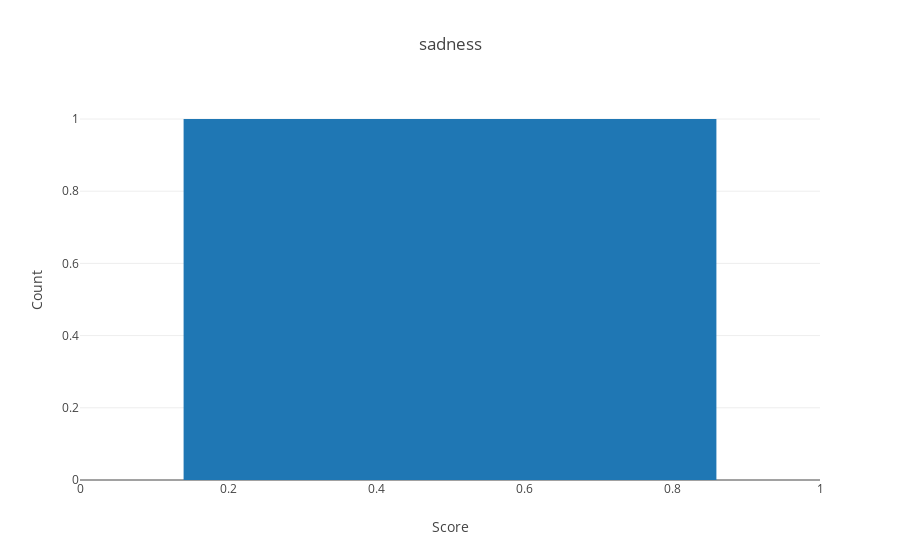
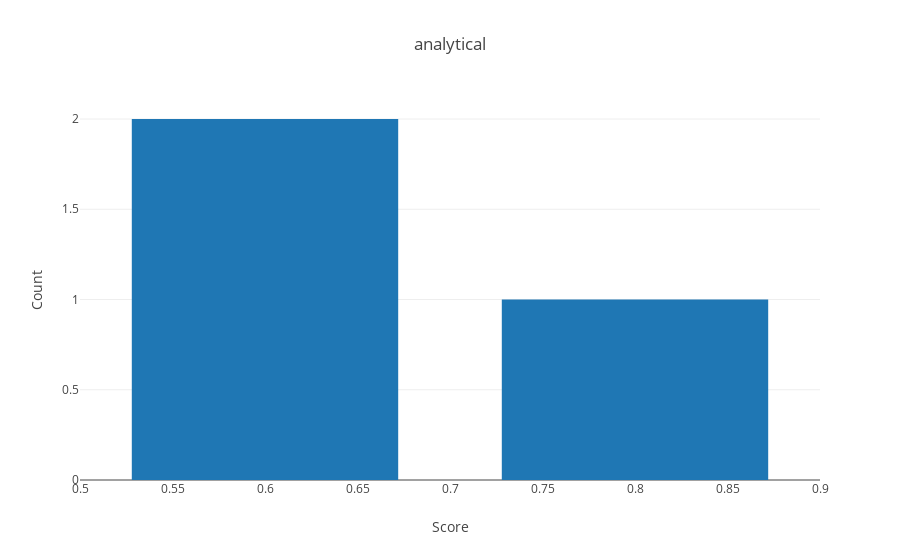

The notebook cell these images were saved under, in order:
### Code cell
plot_distribution_of_scores(df)

### Figure 1 — Plotly figure (JSON) as saved in the notebook; plotly's stock layout.template omitted (floating-point values rounded to 4 significant figures)
{"data": [{"type": "histogram", "uid": "5655f365-164a-47f7-9514-8151733afbf1", "x": [0.7712]}], "layout": {"bargap": 0.2, "bargroupgap": 0.1, "title": "sadness", "xaxis": {"title": "Score"}, "yaxis": {"title": "Count"}}}

### Figure 2 — Plotly figure (JSON) as saved in the notebook; plotly's stock layout.template omitted (floating-point values rounded to 4 significant figures)
{"data": [{"type": "histogram", "uid": "2903ebdf-ca6c-4496-a507-a20cdcf43499", "x": [0.8018, 0.6878, 0.5068]}], "layout": {"bargap": 0.2, "bargroupgap": 0.1, "title": "analytical", "xaxis": {"title": "Score"}, "yaxis": {"title": "Count"}}}
